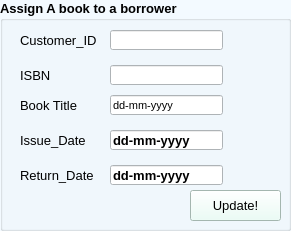
       <widget class="QGroupBox" name="groupBox_8">
        <property name="geometry">
         <rect>
          <x>10</x>
          <y>10</y>
          <width>291</width>
          <height>231</height>
         </rect>
        </property>
        <property name="palette">
         <palette>
          <active>
           <colorrole role="WindowText">
            <brush brushstyle="SolidPattern">
             <color alpha="255">
              <red>0</red>
              <green>0</green>
              <blue>0</blue>
             </color>
            </brush>
           </colorrole>
           <colorrole role="Button">
            <brush brushstyle="SolidPattern">
             <color alpha="255">
              <red>243</red>
              <green>250</green>
              <blue>255</blue>
             </color>
            </brush>
           </colorrole>
           <colorrole role="Light">
            <brush brushstyle="SolidPattern">
             <color alpha="255">
              <red>255</red>
              <green>255</green>
              <blue>255</blue>
             </color>
            </brush>
           </colorrole>
           <colorrole role="Midlight">
            <brush brushstyle="SolidPattern">
             <color alpha="255">
              <red>249</red>
              <green>252</green>
              <blue>255</blue>
             </color>
            </brush>
           </colorrole>
           <colorrole role="Dark">
            <brush brushstyle="SolidPattern">
             <color alpha="255">
              <red>121</red>
              <green>125</green>
              <blue>127</blue>
             </color>
            </brush>
           </colorrole>
           <colorrole role="Mid">
            <brush brushstyle="SolidPattern">
             <color alpha="255">
              <red>162</red>
              <green>167</green>
              <blue>170</blue>
             </color>
            </brush>
           </colorrole>
           <colorrole role="Text">
            <brush brushstyle="SolidPattern">
             <color alpha="255">
              <red>0</red>
              <green>0</green>
              <blue>0</blue>
             </color>
            </brush>
           </colorrole>
           <colorrole role="BrightText">
            <brush brushstyle="SolidPattern">
             <color alpha="255">
              <red>255</red>
              <green>255</green>
              <blue>255</blue>
             </color>
            </brush>
           </colorrole>
           <colorrole role="ButtonText">
            <brush brushstyle="SolidPattern">
             <color alpha="255">
              <red>0</red>
              <green>0</green>
              <blue>0</blue>
             </color>
            </brush>
           </colorrole>
           <colorrole role="Base">
            <brush brushstyle="SolidPattern">
             <color alpha="255">
              <red>255</red>
              <green>255</green>
              <blue>255</blue>
             </color>
            </brush>
           </colorrole>
           <colorrole role="Window">
            <brush brushstyle="SolidPattern">
             <color alpha="255">
              <red>243</red>
              <green>250</green>
              <blue>255</blue>
             </color>
            </brush>
           </colorrole>
           <colorrole role="Shadow">
            <brush brushstyle="SolidPattern">
             <color alpha="255">
              <red>0</red>
              <green>0</green>
              <blue>0</blue>
             </color>
            </brush>
           </colorrole>
           <colorrole role="AlternateBase">
            <brush brushstyle="SolidPattern">
             <color alpha="255">
              <red>249</red>
              <green>252</green>
              <blue>255</blue>
             </color>
            </brush>
           </colorrole>
           <colorrole role="ToolTipBase">
            <brush brushstyle="SolidPattern">
             <color alpha="255">
              <red>255</red>
              <green>255</green>
              <blue>220</blue>
             </color>
            </brush>
           </colorrole>
           <colorrole role="ToolTipText">
            <brush brushstyle="SolidPattern">
             <color alpha="255">
              <red>0</red>
              <green>0</green>
              <blue>0</blue>
             </color>
            </brush>
           </colorrole>
           <colorrole role="PlaceholderText">
            <brush brushstyle="SolidPattern">
             <color alpha="128">
              <red>0</red>
              <green>0</green>
              <blue>0</blue>
             </color>
            </brush>
           </colorrole>
          </active>
          <inactive>
           <colorrole role="WindowText">
            <brush brushstyle="SolidPattern">
             <color alpha="255">
              <red>0</red>
              <green>0</green>
              <blue>0</blue>
             </color>
            </brush>
           </colorrole>
           <colorrole role="Button">
            <brush brushstyle="SolidPattern">
             <color alpha="255">
              <red>243</red>
              <green>250</green>
              <blue>255</blue>
             </color>
            </brush>
           </colorrole>
           <colorrole role="Light">
            <brush brushstyle="SolidPattern">
             <color alpha="255">
              <red>255</red>
              <green>255</green>
              <blue>255</blue>
             </color>
            </brush>
           </colorrole>
           <colorrole role="Midlight">
            <brush brushstyle="SolidPattern">
             <color alpha="255">
              <red>249</red>
              <green>252</green>
              <blue>255</blue>
             </color>
            </brush>
           </colorrole>
           <colorrole role="Dark">
            <brush brushstyle="SolidPattern">
             <color alpha="255">
              <red>121</red>
              <green>125</green>
              <blue>127</blue>
             </color>
            </brush>
           </colorrole>
           <colorrole role="Mid">
            <brush brushstyle="SolidPattern">
             <color alpha="255">
              <red>162</red>
              <green>167</green>
              <blue>170</blue>
             </color>
            </brush>
           </colorrole>
           <colorrole role="Text">
            <brush brushstyle="SolidPattern">
             <color alpha="255">
              <red>0</red>
              <green>0</green>
              <blue>0</blue>
             </color>
            </brush>
           </colorrole>
           <colorrole role="BrightText">
            <brush brushstyle="SolidPattern">
             <color alpha="255">
              <red>255</red>
              <green>255</green>
              <blue>255</blue>
             </color>
            </brush>
           </colorrole>
           <colorrole role="ButtonText">
            <brush brushstyle="SolidPattern">
             <color alpha="255">
              <red>0</red>
              <green>0</green>
              <blue>0</blue>
             </color>
            </brush>
           </colorrole>
           <colorrole role="Base">
            <brush brushstyle="SolidPattern">
             <color alpha="255">
              <red>255</red>
              <green>255</green>
              <blue>255</blue>
             </color>
            </brush>
           </colorrole>
           <colorrole role="Window">
            <brush brushstyle="SolidPattern">
             <color alpha="255">
              <red>243</red>
              <green>250</green>
              <blue>255</blue>
             </color>
            </brush>
           </colorrole>
           <colorrole role="Shadow">
            <brush brushstyle="SolidPattern">
             <color alpha="255">
              <red>0</red>
              <green>0</green>
              <blue>0</blue>
             </color>
            </brush>
           </colorrole>
           <colorrole role="AlternateBase">
            <brush brushstyle="SolidPattern">
             <color alpha="255">
              <red>249</red>
              <green>252</green>
              <blue>255</blue>
             </color>
            </brush>
           </colorrole>
           <colorrole role="ToolTipBase">
            <brush brushstyle="SolidPattern">
             <color alpha="255">
              <red>255</red>
              <green>255</green>
              <blue>220</blue>
             </color>
            </brush>
           </colorrole>
           <colorrole role="ToolTipText">
            <brush brushstyle="SolidPattern">
             <color alpha="255">
              <red>0</red>
              <green>0</green>
              <blue>0</blue>
             </color>
            </brush>
           </colorrole>
           <colorrole role="PlaceholderText">
            <brush brushstyle="SolidPattern">
             <color alpha="128">
              <red>0</red>
              <green>0</green>
              <blue>0</blue>
             </color>
            </brush>
           </colorrole>
          </inactive>
          <disabled>
           <colorrole role="WindowText">
            <brush brushstyle="SolidPattern">
             <color alpha="255">
              <red>121</red>
              <green>125</green>
              <blue>127</blue>
             </color>
            </brush>
           </colorrole>
           <colorrole role="Button">
            <brush brushstyle="SolidPattern">
             <color alpha="255">
              <red>243</red>
              <green>250</green>
              <blue>255</blue>
             </color>
            </brush>
           </colorrole>
           <colorrole role="Light">
            <brush brushstyle="SolidPattern">
             <color alpha="255">
              <red>255</red>
              <green>255</green>
              <blue>255</blue>
             </color>
            </brush>
           </colorrole>
           <colorrole role="Midlight">
            <brush brushstyle="SolidPattern">
             <color alpha="255">
              <red>249</red>
              <green>252</green>
              <blue>255</blue>
             </color>
            </brush>
           </colorrole>
           <colorrole role="Dark">
            <brush brushstyle="SolidPattern">
             <color alpha="255">
              <red>121</red>
              <green>125</green>
              <blue>127</blue>
             </color>
            </brush>
           </colorrole>
           <colorrole role="Mid">
            <brush brushstyle="SolidPattern">
             <color alpha="255">
              <red>162</red>
              <green>167</green>
              <blue>170</blue>
             </color>
            </brush>
           </colorrole>
           <colorrole role="Text">
            <brush brushstyle="SolidPattern">
             <color alpha="255">
              <red>121</red>
              <green>125</green>
              <blue>127</blue>
             </color>
            </brush>
           </colorrole>
           <colorrole role="BrightText">
            <brush brushstyle="SolidPattern">
             <color alpha="255">
              <red>255</red>
              <green>255</green>
              <blue>255</blue>
             </color>
            </brush>
           </colorrole>
           <colorrole role="ButtonText">
            <brush brushstyle="SolidPattern">
             <color alpha="255">
              <red>121</red>
              <green>125</green>
              <blue>127</blue>
             </color>
            </brush>
           </colorrole>
           <colorrole role="Base">
            <brush brushstyle="SolidPattern">
             <color alpha="255">
              <red>243</red>
              <green>250</green>
              <blue>255</blue>
             </color>
            </brush>
           </colorrole>
           <colorrole role="Window">
            <brush brushstyle="SolidPattern">
             <color alpha="255">
              <red>243</red>
              <green>250</green>
              <blue>255</blue>
             </color>
            </brush>
           </colorrole>
           <colorrole role="Shadow">
            <brush brushstyle="SolidPattern">
             <color alpha="255">
              <red>0</red>
              <green>0</green>
              <blue>0</blue>
             </color>
            </brush>
           </colorrole>
           <colorrole role="AlternateBase">
            <brush brushstyle="SolidPattern">
             <color alpha="255">
              <red>243</red>
              <green>250</green>
              <blue>255</blue>
             </color>
            </brush>
           </colorrole>
           <colorrole role="ToolTipBase">
            <brush brushstyle="SolidPattern">
             <color alpha="255">
              <red>255</red>
              <green>255</green>
              <blue>220</blue>
             </color>
            </brush>
           </colorrole>
           <colorrole role="ToolTipText">
            <brush brushstyle="SolidPattern">
             <color alpha="255">
              <red>0</red>
              <green>0</green>
              <blue>0</blue>
             </color>
            </brush>
           </colorrole>
           <colorrole role="PlaceholderText">
            <brush brushstyle="SolidPattern">
             <color alpha="128">
              <red>0</red>
              <green>0</green>
              <blue>0</blue>
             </color>
            </brush>
           </colorrole>
          </disabled>
         </palette>
        </property>
        <property name="font">
         <font>
          <pointsize>10</pointsize>
          <weight>75</weight>
          <bold>true</bold>
         </font>
        </property>
        <property name="styleSheet">
         <string notr="true"/>
        </property>
        <property name="title">
         <string>Assign A book to a borrower</string>
        </property>
        <widget class="QLabel" name="member_id">
         <property name="geometry">
          <rect>
           <x>20</x>
           <y>30</y>
           <width>81</width>
           <height>21</height>
          </rect>
         </property>
         <property name="font">
          <font>
           <pointsize>10</pointsize>
           <weight>50</weight>
           <bold>false</bold>
          </font>
         </property>
         <property name="text">
          <string>Customer_ID</string>
         </property>
        </widget>
        <widget class="QLineEdit" name="customer_id">
         <property name="geometry">
          <rect>
           <x>110</x>
           <y>30</y>
           <width>113</width>
           <height>20</height>
          </rect>
         </property>
         <property name="text">
          <string/>
         </property>
        </widget>
        <widget class="QLabel" name="label_23">
         <property name="geometry">
          <rect>
           <x>20</x>
           <y>60</y>
           <width>161</width>
           <height>31</height>
          </rect>
         </property>
         <property name="font">
          <font>
           <pointsize>10</pointsize>
           <weight>50</weight>
           <bold>false</bold>
          </font>
         </property>
         <property name="text">
          <string>ISBN</string>
         </property>
        </widget>
        <widget class="QPushButton" name="assign_book_btn">
         <property name="geometry">
          <rect>
           <x>190</x>
           <y>190</y>
           <width>91</width>
           <height>31</height>
          </rect>
         </property>
         <property name="palette">
          <palette>
           <active>
            <colorrole role="WindowText">
             <brush brushstyle="SolidPattern">
              <color alpha="255">
               <red>0</red>
               <green>0</green>
               <blue>0</blue>
              </color>
             </brush>
            </colorrole>
            <colorrole role="Button">
             <brush brushstyle="SolidPattern">
              <color alpha="255">
               <red>230</red>
               <green>255</green>
               <blue>245</blue>
              </color>
             </brush>
            </colorrole>
            <colorrole role="Light">
             <brush brushstyle="SolidPattern">
              <color alpha="255">
               <red>255</red>
               <green>255</green>
               <blue>255</blue>
              </color>
             </brush>
            </colorrole>
            <colorrole role="Midlight">
             <brush brushstyle="SolidPattern">
              <color alpha="255">
               <red>255</red>
               <green>255</green>
               <blue>255</blue>
              </color>
             </brush>
            </colorrole>
            <colorrole role="Dark">
             <brush brushstyle="SolidPattern">
              <color alpha="255">
               <red>127</red>
               <green>127</green>
               <blue>127</blue>
              </color>
             </brush>
            </colorrole>
            <colorrole role="Mid">
             <brush brushstyle="SolidPattern">
              <color alpha="255">
               <red>170</red>
               <green>170</green>
               <blue>170</blue>
              </color>
             </brush>
            </colorrole>
            <colorrole role="Text">
             <brush brushstyle="SolidPattern">
              <color alpha="255">
               <red>0</red>
               <green>0</green>
               <blue>0</blue>
              </color>
             </brush>
            </colorrole>
            <colorrole role="BrightText">
             <brush brushstyle="SolidPattern">
              <color alpha="255">
               <red>255</red>
               <green>255</green>
               <blue>255</blue>
              </color>
             </brush>
            </colorrole>
            <colorrole role="ButtonText">
             <brush brushstyle="SolidPattern">
              <color alpha="255">
               <red>0</red>
               <green>0</green>
               <blue>0</blue>
              </color>
             </brush>
            </colorrole>
            <colorrole role="Base">
             <brush brushstyle="SolidPattern">
              <color alpha="255">
               <red>230</red>
               <green>255</green>
               <blue>245</blue>
              </color>
             </brush>
            </colorrole>
            <colorrole role="Window">
             <brush brushstyle="SolidPattern">
              <color alpha="255">
               <red>230</red>
               <green>255</green>
               <blue>245</blue>
              </color>
             </brush>
            </colorrole>
            <colorrole role="Shadow">
             <brush brushstyle="SolidPattern">
              <color alpha="255">
               <red>0</red>
               <green>0</green>
               <blue>0</blue>
              </color>
             </brush>
            </colorrole>
            <colorrole role="AlternateBase">
             <brush brushstyle="SolidPattern">
              <color alpha="255">
               <red>255</red>
               <green>255</green>
               <blue>255</blue>
              </color>
             </brush>
            </colorrole>
            <colorrole role="ToolTipBase">
             <brush brushstyle="SolidPattern">
              <color alpha="255">
               <red>255</red>
               <green>255</green>
               <blue>220</blue>
              </color>
             </brush>
            </colorrole>
            <colorrole role="ToolTipText">
             <brush brushstyle="SolidPattern">
              <color alpha="255">
               <red>0</red>
               <green>0</green>
               <blue>0</blue>
              </color>
             </brush>
            </colorrole>
            <colorrole role="PlaceholderText">
             <brush brushstyle="NoBrush">
              <color alpha="128">
               <red>0</red>
               <green>0</green>
               <blue>0</blue>
              </color>
             </brush>
            </colorrole>
           </active>
           <inactive>
            <colorrole role="WindowText">
             <brush brushstyle="SolidPattern">
              <color alpha="255">
               <red>0</red>
               <green>0</green>
               <blue>0</blue>
              </color>
             </brush>
            </colorrole>
            <colorrole role="Button">
             <brush brushstyle="SolidPattern">
              <color alpha="255">
               <red>230</red>
               <green>255</green>
               <blue>245</blue>
              </color>
             </brush>
            </colorrole>
            <colorrole role="Light">
             <brush brushstyle="SolidPattern">
              <color alpha="255">
               <red>255</red>
               <green>255</green>
               <blue>255</blue>
              </color>
             </brush>
            </colorrole>
            <colorrole role="Midlight">
             <brush brushstyle="SolidPattern">
              <color alpha="255">
               <red>255</red>
               <green>255</green>
               <blue>255</blue>
              </color>
             </brush>
            </colorrole>
            <colorrole role="Dark">
             <brush brushstyle="SolidPattern">
              <color alpha="255">
               <red>127</red>
               <green>127</green>
               <blue>127</blue>
              </color>
             </brush>
            </colorrole>
            <colorrole role="Mid">
             <brush brushstyle="SolidPattern">
              <color alpha="255">
               <red>170</red>
               <green>170</green>
               <blue>170</blue>
              </color>
             </brush>
            </colorrole>
            <colorrole role="Text">
             <brush brushstyle="SolidPattern">
              <color alpha="255">
               <red>0</red>
               <green>0</green>
               <blue>0</blue>
              </color>
             </brush>
            </colorrole>
            <colorrole role="BrightText">
             <brush brushstyle="SolidPattern">
              <color alpha="255">
               <red>255</red>
               <green>255</green>
               <blue>255</blue>
              </color>
             </brush>
            </colorrole>
            <colorrole role="ButtonText">
             <brush brushstyle="SolidPattern">
              <color alpha="255">
               <red>0</red>
               <green>0</green>
               <blue>0</blue>
              </color>
             </brush>
            </colorrole>
            <colorrole role="Base">
             <brush brushstyle="SolidPattern">
              <color alpha="255">
               <red>230</red>
               <green>255</green>
               <blue>245</blue>
              </color>
             </brush>
            </colorrole>
            <colorrole role="Window">
             <brush brushstyle="SolidPattern">
              <color alpha="255">
               <red>230</red>
               <green>255</green>
               <blue>245</blue>
              </color>
             </brush>
            </colorrole>
            <colorrole role="Shadow">
             <brush brushstyle="SolidPattern">
              <color alpha="255">
               <red>0</red>
               <green>0</green>
               <blue>0</blue>
              </color>
             </brush>
            </colorrole>
            <colorrole role="AlternateBase">
             <brush brushstyle="SolidPattern">
              <color alpha="255">
               <red>255</red>
               <green>255</green>
               <blue>255</blue>
              </color>
             </brush>
            </colorrole>
            <colorrole role="ToolTipBase">
             <brush brushstyle="SolidPattern">
              <color alpha="255">
               <red>255</red>
               <green>255</green>
               <blue>220</blue>
              </color>
             </brush>
            </colorrole>
            <colorrole role="ToolTipText">
             <brush brushstyle="SolidPattern">
              <color alpha="255">
               <red>0</red>
               <green>0</green>
               <blue>0</blue>
              </color>
             </brush>
            </colorrole>
            <colorrole role="PlaceholderText">
             <brush brushstyle="NoBrush">
              <color alpha="128">
               <red>0</red>
               <green>0</green>
               <blue>0</blue>
              </color>
             </brush>
            </colorrole>
           </inactive>
           <disabled>
            <colorrole role="WindowText">
             <brush brushstyle="SolidPattern">
              <color alpha="255">
               <red>127</red>
               <green>127</green>
               <blue>127</blue>
              </color>
             </brush>
            </colorrole>
            <colorrole role="Button">
             <brush brushstyle="SolidPattern">
              <color alpha="255">
               <red>230</red>
               <green>255</green>
               <blue>245</blue>
              </color>
             </brush>
            </colorrole>
            <colorrole role="Light">
             <brush brushstyle="SolidPattern">
              <color alpha="255">
               <red>255</red>
               <green>255</green>
               <blue>255</blue>
              </color>
             </brush>
            </colorrole>
            <colorrole role="Midlight">
             <brush brushstyle="SolidPattern">
              <color alpha="255">
               <red>255</red>
               <green>255</green>
               <blue>255</blue>
              </color>
             </brush>
            </colorrole>
            <colorrole role="Dark">
             <brush brushstyle="SolidPattern">
              <color alpha="255">
               <red>127</red>
               <green>127</green>
               <blue>127</blue>
              </color>
             </brush>
            </colorrole>
            <colorrole role="Mid">
             <brush brushstyle="SolidPattern">
              <color alpha="255">
               <red>170</red>
               <green>170</green>
               <blue>170</blue>
              </color>
             </brush>
            </colorrole>
            <colorrole role="Text">
             <brush brushstyle="SolidPattern">
              <color alpha="255">
               <red>127</red>
               <green>127</green>
               <blue>127</blue>
              </color>
             </brush>
            </colorrole>
            <colorrole role="BrightText">
             <brush brushstyle="SolidPattern">
              <color alpha="255">
               <red>255</red>
               <green>255</green>
               <blue>255</blue>
              </color>
             </brush>
            </colorrole>
            <colorrole role="ButtonText">
             <brush brushstyle="SolidPattern">
              <color alpha="255">
               <red>127</red>
               <green>127</green>
               <blue>127</blue>
              </color>
             </brush>
            </colorrole>
            <colorrole role="Base">
             <brush brushstyle="SolidPattern">
              <color alpha="255">
               <red>230</red>
               <green>255</green>
               <blue>245</blue>
              </color>
             </brush>
            </colorrole>
            <colorrole role="Window">
             <brush brushstyle="SolidPattern">
              <color alpha="255">
               <red>230</red>
               <green>255</green>
               <blue>245</blue>
              </color>
             </brush>
            </colorrole>
            <colorrole role="Shadow">
             <brush brushstyle="SolidPattern">
              <color alpha="255">
               <red>0</red>
               <green>0</green>
               <blue>0</blue>
              </color>
             </brush>
            </colorrole>
            <colorrole role="AlternateBase">
             <brush brushstyle="SolidPattern">
              <color alpha="255">
               <red>255</red>
               <green>255</green>
               <blue>255</blue>
              </color>
             </brush>
            </colorrole>
            <colorrole role="ToolTipBase">
             <brush brushstyle="SolidPattern">
              <color alpha="255">
               <red>255</red>
               <green>255</green>
               <blue>220</blue>
              </color>
             </brush>
            </colorrole>
            <colorrole role="ToolTipText">
             <brush brushstyle="SolidPattern">
              <color alpha="255">
               <red>0</red>
               <green>0</green>
               <blue>0</blue>
              </color>
             </brush>
            </colorrole>
            <colorrole role="PlaceholderText">
             <brush brushstyle="NoBrush">
              <color alpha="128">
               <red>0</red>
               <green>0</green>
               <blue>0</blue>
              </color>
             </brush>
            </colorrole>
           </disabled>
          </palette>
         </property>
         <property name="font">
          <font>
           <pointsize>10</pointsize>
           <weight>50</weight>
           <bold>false</bold>
          </font>
         </property>
         <property name="cursor">
          <cursorShape>PointingHandCursor</cursorShape>
         </property>
         <property name="styleSheet">
          <string notr="true"/>
         </property>
         <property name="text">
          <string>Update!</string>
         </property>
        </widget>
        <widget class="QLineEdit" name="book_id">
         <property name="geometry">
          <rect>
           <x>110</x>
           <y>65</y>
           <width>113</width>
           <height>20</height>
          </rect>
         </property>
        </widget>
        <widget class="QLabel" name="label_10">
         <property name="geometry">
          <rect>
           <x>20</x>
           <y>125</y>
           <width>161</width>
           <height>31</height>
          </rect>
         </property>
         <property name="font">
          <font>
           <pointsize>10</pointsize>
           <weight>50</weight>
           <bold>false</bold>
          </font>
         </property>
         <property name="text">
          <string>Issue_Date</string>
         </property>
        </widget>
        <widget class="QLineEdit" name="issue_date">
         <property name="geometry">
          <rect>
           <x>110</x>
           <y>130</y>
           <width>113</width>
           <height>20</height>
          </rect>
         </property>
         <property name="text">
          <string>dd-mm-yyyy</string>
         </property>
        </widget>
        <widget class="QLabel" name="label_9">
         <property name="geometry">
          <rect>
           <x>20</x>
           <y>160</y>
           <width>161</width>
           <height>31</height>
          </rect>
         </property>
         <property name="font">
          <font>
           <pointsize>10</pointsize>
           <weight>50</weight>
           <bold>false</bold>
          </font>
         </property>
         <property name="text">
          <string>Return_Date</string>
         </property>
        </widget>
        <widget class="QLineEdit" name="return_date">
         <property name="geometry">
          <rect>
           <x>110</x>
           <y>165</y>
           <width>113</width>
           <height>20</height>
          </rect>
         </property>
         <property name="text">
          <string>dd-mm-yyyy</string>
         </property>
        </widget>
        <widget class="QLineEdit" name="book_name_2">
         <property name="geometry">
          <rect>
           <x>110</x>
           <y>95</y>
           <width>113</width>
           <height>20</height>
          </rect>
         </property>
         <property name="font">
          <font>
           <pointsize>8</pointsize>
           <weight>50</weight>
           <bold>false</bold>
          </font>
         </property>
         <property name="text">
          <string>dd-mm-yyyy</string>
         </property>
        </widget>
        <widget class="QLabel" name="label_24">
         <property name="geometry">
          <rect>
           <x>20</x>
           <y>90</y>
           <width>161</width>
           <height>31</height>
          </rect>
         </property>
         <property name="font">
          <font>
           <pointsize>10</pointsize>
           <weight>50</weight>
           <bold>false</bold>
          </font>
         </property>
         <property name="text">
          <string>Book Title</string>
         </property>
        </widget>
       </widget>
